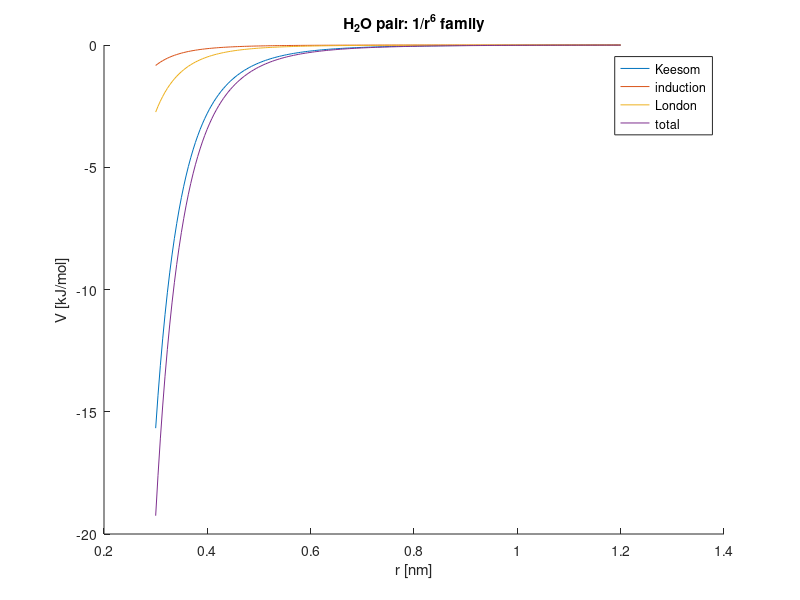

Reproduce this figure in MATLAB.
% Wk05 - Van der Waals forces: Keesom, induction, London
% Physical Chemistry 2 - Prof. S. Joon Kwon - SPMDL - SKKU
% All three share -C/r^6; dispersion dominates for most pairs.

EPS0 = 8.8541878128e-12; KB = 1.380649e-23; NA = 6.02214076e23;
DEBYE = 3.33564e-30; EV = 1.602176634e-19; T = 298.15;

% name, mu [D], alpha' [1e-30 m^3], I [eV]
mol = {'Ar' 0 1.66 15.76; 'CH4' 0 2.60 12.61; 'HCl' 1.08 2.63 12.74; ...
       'NH3' 1.47 2.22 10.07; 'H2O' 1.85 1.48 12.62; 'C6H6' 0 10.4 9.24};

r = 0.40e-9;
fprintf('pair         C_Keesom  C_induc  C_London [1e-79 Jm^6]  V(0.4nm) kJ/mol\n');
for i = 1:size(mol,1)
    mu = mol{i,2}*DEBYE; ap = mol{i,3}*1e-30; I = mol{i,4}*EV;
    cK = 2*mu^4/(3*(4*pi*EPS0)^2*KB*T);
    cD = 2*mu^2*ap/(4*pi*EPS0);
    cL = 1.5*ap^2*(I/2);
    V  = -(cK+cD+cL)/r^6*NA/1e3;
    fprintf('%-5s-%-5s  %8.2f  %7.2f  %8.2f  %18.2f\n', ...
            mol{i,1}, mol{i,1}, cK*1e79, cD*1e79, cL*1e79, V);
end
fprintf('-> benzene: zero dipole yet largest attraction (polarizability wins)\n');

% r-dependence for the water pair
mu = 1.85*DEBYE; ap = 1.48e-30; I = 12.62*EV;
cK = 2*mu^4/(3*(4*pi*EPS0)^2*KB*T); cD = 2*mu^2*ap/(4*pi*EPS0); cL = 1.5*ap^2*I/2;
rr = linspace(0.3, 1.2, 200)*1e-9;
figure(1); hold on;
Cs = [cK cD cL cK+cD+cL]; lb = {'Keesom','induction','London','total'};
for k = 1:4, plot(rr*1e9, -Cs(k)./rr.^6*NA/1e3, 'DisplayName', lb{k}); end
xlabel('r [nm]'); ylabel('V [kJ/mol]'); legend; title('H_2O pair: 1/r^6 family');
